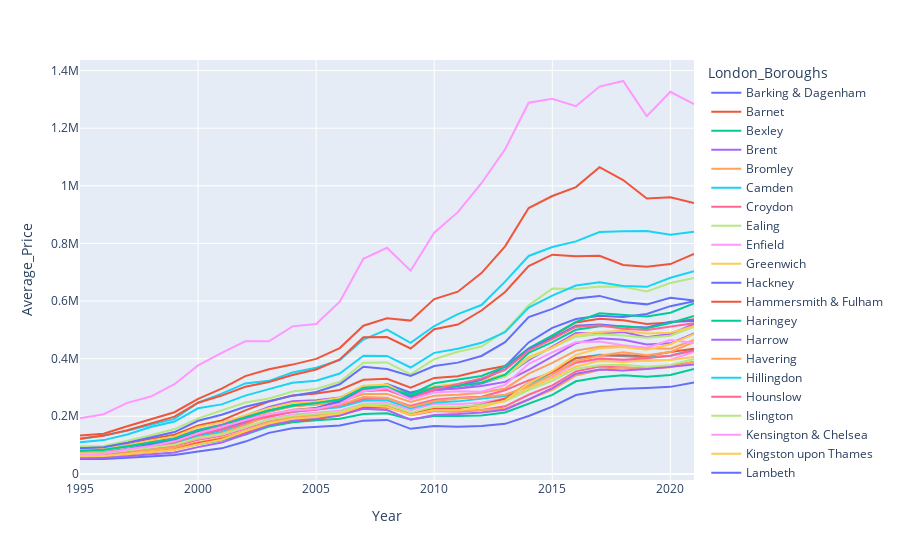

The notebook cell saved with this chart:
### Code cell
fig = px.line(grouped_ld_boroughs, x = 'Year', y='Average_Price', color = 'London_Boroughs')
fig.show()
